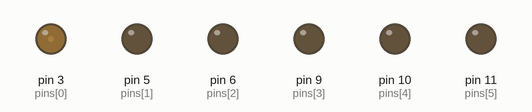
Simulated run of this sketch. Board: Arduino Uno, built with avr-gcc and run on an emulated ATmega328P. Parts: output pins drawn as LEDs (lit = HIGH).

Above: at 0.1 s.
At 7.0 s:
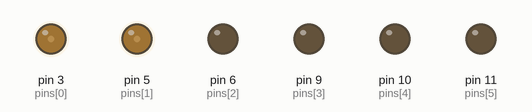
At 7.9 s:
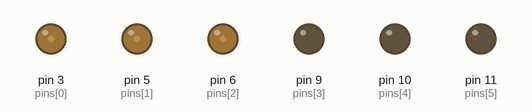
At 8.8 s:
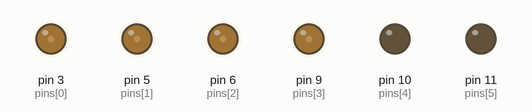
At 10.6 s:
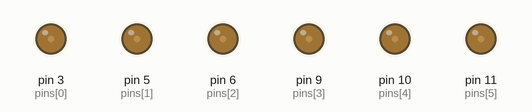
At 39.5 s:
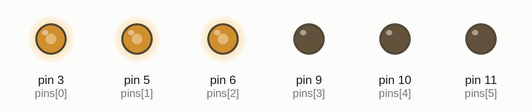
Timing chart, 0 to 40.0 s (numbered marks = the images above):
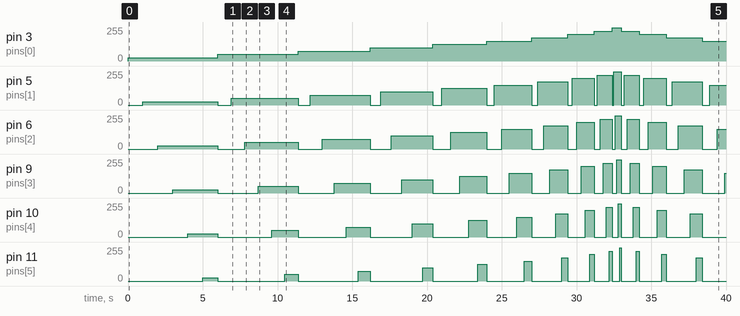

Measured:
- by itself, pin 3 (pins[0]): rises from 0/255 to 250/255 in 32.4 s, then falls to 150/255 in 6.0 s
- by itself, pin 5 (pins[1]): 0/255 → 25/255 at 1.0 s, → 0/255 5.0 s later, → 50/255 0.90 s later, → 0/255 4.5 s later, … (27 changes in this stretch)
- by itself, pin 6 (pins[2]): 0/255 → 25/255 at 2.0 s, → 0/255 4.0 s later, → 50/255 1.8 s later, → 0/255 3.6 s later, … (27 changes in this stretch)
- by itself, pin 9 (pins[3]): 0/255 → 25/255 at 3.0 s, → 0/255 3.0 s later, → 50/255 2.7 s later, → 0/255 2.7 s later, … (27 changes in this stretch)
- by itself, pin 10 (pins[4]): 0/255 → 25/255 at 4.0 s, → 0/255 2.0 s later, → 50/255 3.6 s later, → 0/255 1.8 s later, … (26 changes in this stretch)
- by itself, pin 11 (pins[5]): 0/255 → 25/255 at 5.0 s, → 0/255 1.0 s later, → 50/255 4.5 s later, → 0/255 0.90 s later, … (26 changes in this stretch)

The sketch:

LED.ino
```cpp
/* Arduino Activities
 * Bing Li
 * April 17, 2017
 * TER3M1
 */

const int pins[] = {3,5,6,9,10,11}; // All the analog output pins
int multiplier=1; // For going up and down
int spd,bright;

void setup() {
  // Set all pins to output
  for(int i=0; i<6; i++) {
    pinMode(pins[i],OUTPUT);
  }

  // Set initial delay and brightness
  spd = 1000;
  bright = 25;
}

void loop() {
  // Output to the LEDs
  for(int i=0; i<6; i++) {
    analogWrite(pins[i],bright);
    delay(spd);
  }

  // Turn everything off after completion of an entire loop
  for(int i=0; i<6; i++) {
    analogWrite(pins[i],0);
  }

  // Increment brightness and speed
  spd = spd-multiplier*100;
  bright = bright+multiplier*25;

  // Reverse direction of increments if reached the upper/lower limit
  if(bright==25 || bright==250) multiplier*=-1;
}
```
